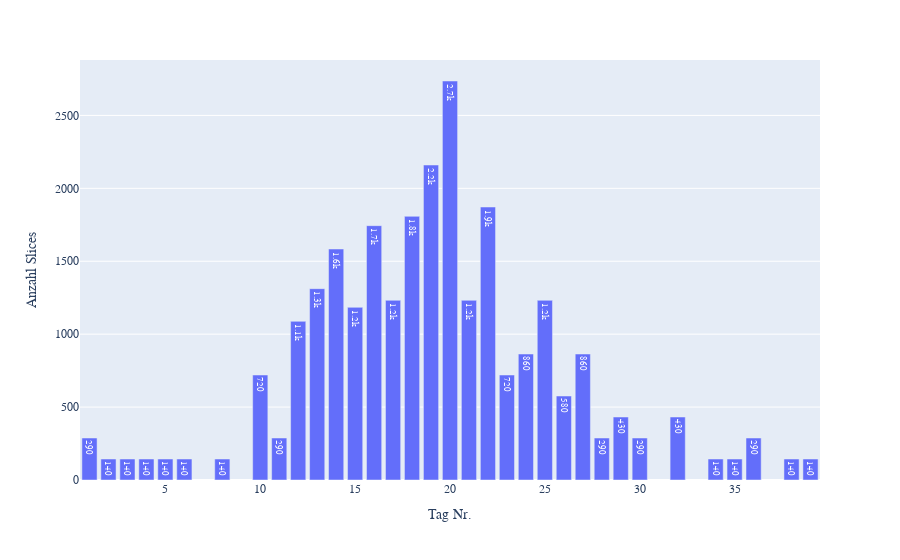

The notebook cell saved with this chart:
### Code cell
days_ = df_train["day"].value_counts().reset_index().iloc[1:,:]

fig = px.bar(days_, x='index', y='day', text_auto='.2s')
fig.update_layout(
    font_family="Courier New",
    xaxis_title="Tag Nr.",
    yaxis_title="Anzahl Slices",
)
fig.show()
fig.write_image("images/day_slice.png")

### Figure 1 — Plotly figure (JSON) as saved in the notebook; plotly's stock layout.template omitted (floating-point values rounded to 4 significant figures)
{"data": [{"alignmentgroup": "True", "hovertemplate": "index=%{x}<br>day=%{y}<extra></extra>", "legendgroup": "", "marker": {"color": "#636efa", "pattern": {"shape": ""}}, "name": "", "offsetgroup": "", "orientation": "v", "showlegend": false, "textposition": "auto", "texttemplate": "%{y:.2s}", "type": "bar", "x": [20, 19, 22, 18, 16, 14, 13, 17, 25, 21, 15, 12, 24, 27, 23, 10, 26, 29, 32, 28, 36, 30, 1, 11, 8, 6, 2, 35, 39, 5, 34, 4, 3, 38], "xaxis": "x", "y": [2736, 2160, 1872, 1808, 1744, 1584, 1312, 1232, 1232, 1232, 1184, 1088, 864, 864, 720, 720, 576, 432, 432, 288, 288, 288, 288, 288, 144, 144, 144, 144, 144, 144, 144, 144, 144, 144], "yaxis": "y"}], "layout": {"barmode": "relative", "font": {"family": "Courier New"}, "legend": {"tracegroupgap": 0}, "margin": {"t": 60}, "xaxis": {"anchor": "y", "domain": [0, 1], "title": {"text": "Tag Nr."}}, "yaxis": {"anchor": "x", "domain": [0, 1], "title": {"text": "Anzahl Slices"}}}}
